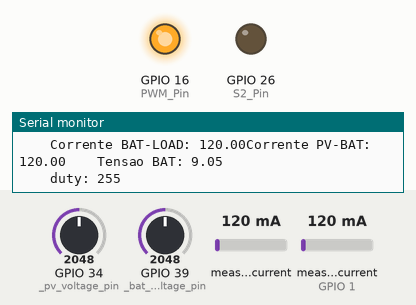
The sketch below on a simulated ESP32. On the bench: output pins drawn as LEDs (lit = HIGH), the last lines printed to the serial monitor. The inputs (shaded band) are chosen by the test bench; at power-on: GPIO 39 (_bat_voltage_pin) = 2048, measured current 120 mA, GPIO 34 (_pv_voltage_pin) = 2048, measured current (sensor on GPIO 1) 120 mA.

Above: at 1.3 s.
1.4 s: GPIO 39 (_bat_voltage_pin) set to 2709
3.0 s: GPIO 39 (_bat_voltage_pin) set to 2845
At 3.24 s:
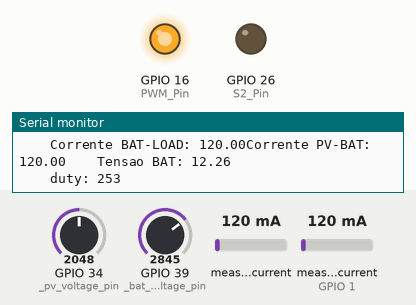
6.0 s: measured current (sensor 0) set to 1083 mA
9.0 s: measured current (sensor 0) set to 1119 mA
At 9.7 s:
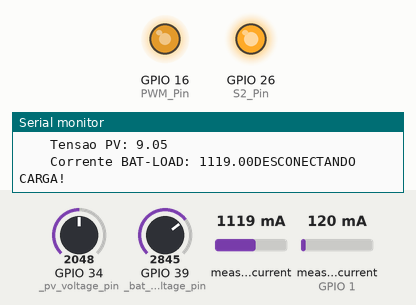
12.0 s: measured current (sensor 0) set to 40 mA
At 12.57 s:
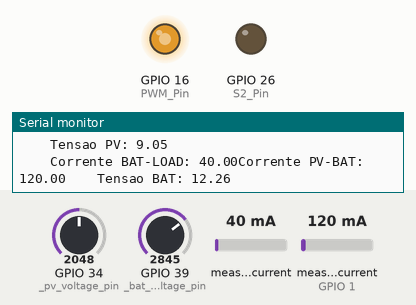
15.0 s: GPIO 39 (_bat_voltage_pin) set to 3027
18.0 s: GPIO 39 (_bat_voltage_pin) set to 3129
At 18.5 s:
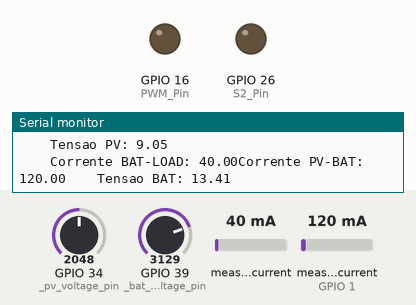
Timing chart, 0 to 20.5 s (numbered marks = the images above; inputs shaded):
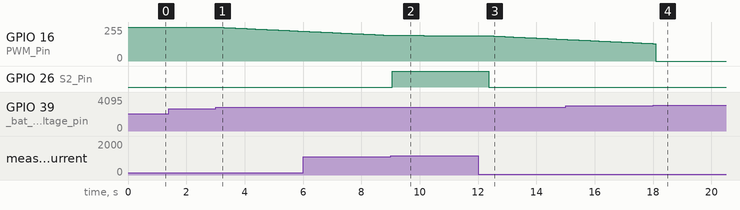

Measured:
- the behaviour switches between 1099 and 1100 mA on measured current (sensor 0) (found by bisection; images 1 and 2)
- the behaviour switches between 3077 and 3078 on GPIO 39 (_bat_voltage_pin) (found by bisection; images 3 and 4)
- after the input at 3.0 s, GPIO 16 (PWM_Pin): moves from 255/255 to 224/255 over 2.8 s, starting after 0.10 s
- after the input at 9.0 s, GPIO 26 (S2_Pin): LOW → HIGH after 0.07 s
- after the input at 12.0 s, GPIO 26 (S2_Pin): HIGH → LOW after 0.36 s

The sketch:

5-BatteryControl.ino
```cpp
#include "Sensors.h"
#include "BatteryControl.h"

Adafruit_INA219 battery_ina219(0x40);
Adafruit_INA219 pv_ina219(0x41);
Sensors sensors(battery_ina219, pv_ina219);
BatteryControl battery_controller(&sensors);

void setup() {
  // Open serial communications and wait for port to open:
  Serial.begin(115200);


  sensors.INA_init();
  battery_controller.PWM_init();
}

void loop() {
  battery_controller.battery_loop();
}
```

BatteryControl.cpp
```cpp
/*

Bulk charge stage:
- Duty_Cycle = 1 (fluxo de energia é máximo) e S1 bloqueado
- corrente de recarga = corrente de curto-circuito I_sc do gerador fotovoltaico
- Condição para mudança de estado: a tensão nos terminais do banco de baterias alcance a tensão de absorção
(Absorption Voltage AV = 14,4 V)

Absorption stage:
- A tensão do banco de baterias é igual a AV = 14,4 V
- O controlador inicia a modulação PWM da corrente de recarga (de 1 para 0), reduzindo gradativamente seu valor
médio (I_med = valor médio da corrente terminal I_t do banco de baterias) por meio da atualização do Duty_Cycle
aplicado ao interruptor S1.
- Condição para mudança de estado: a corrente de recarga decaia abaixo do valor de corrente limiar (Treshold
current TC = 0,25 A).
- Obs: Tempo máximo de permanência no estágio de absorção (Absorption Time AT) entre 1 a 3 horas no máximo.

Float stage:
- A tensão do banco de baterias é reduzida e mantida regulada em um patamar seguro de operação, denominado por
tensão de flutuação (Float Voltage FV = 13,5 V)
- A corrente de recarga assume um valor residual (Residual Current RC)

Condição para conexão da carga em S2:
    - Tensão para desconexão da carga (LDV = 11,5 V)
    - Tensão para reconexão da carga (LRV = 12,5 V)

*/

#include "BatteryControl.h"

BatteryControl::BatteryControl(Sensors* sensors){
  read_sensors = sensors;
}

void BatteryControl::PWM_init(){
  pinMode(S2_Pin, OUTPUT);


  ledcSetup(PWM_Channel, freq, resolution); // Configure PWM functionalitites
  ledcAttachPin(PWM_Pin, PWM_Channel); // Attach the channel to the GPIO to be controlled
}
void BatteryControl::changeDutyCycle(){
  if(this->dutyCycle>255){
    this->dutyCycle = 255;
  }
   if(this->dutyCycle<0){
    this->dutyCycle = 0;
  }
  ledcWrite(PWM_Channel, this->dutyCycle); // Corrente máxima Isc, duty cycle = 1 (255)


  Serial.print("dutyCycle: ");
  Serial.println(this->dutyCycle);
}

void BatteryControl::bulk_stage(){
  this->dutyCycle = 255;
  this->changeDutyCycle();
}

void BatteryControl::check_error(float error){
  if(error>0){
    if(dutyCycle>0){
    this->dutyCycle --; // Diminui o duty cycle em 1 para diminuir a tensão de recarga
    }
  }
  else if(error<0){
    this->dutyCycle ++; // Aumenta o duty cycle em 1 para aumentar a tensão de recarga
  }


  Serial.printf("Error: %f\n", error);
}

void BatteryControl::absorption_stage(){ // tentar igualar a tensão lida com AV
  float BatteryVoltage = read_sensors->battery_voltage();
  float error = BatteryVoltage - AV;

  this->check_error(error);


  this->changeDutyCycle();

}

// Tensão do banco de baterias é reduzida e mantida regulada no patamar da tensão de flutuação (FV)
void BatteryControl::float_stage(){
  float BatteryVoltage = read_sensors->battery_voltage();
  float error =  BatteryVoltage - AV;


  this->check_error(error);


  this->changeDutyCycle();
}

void BatteryControl::charging_control(){
  float BatteryCurrent, BatteryVoltage, PV_Voltage;
  BatteryCurrent = read_sensors->pv_current();
  BatteryVoltage = read_sensors->battery_voltage();

  Serial.print("Corrente PV-BAT: ");
  Serial.print(BatteryCurrent);
  Serial.print("    Tensao BAT: ");
  Serial.println(BatteryVoltage);
  Serial.print("    duty: ");
  Serial.println(this->dutyCycle);


      delay(50);


    if(BatteryVoltage < AV * 0.9 ||  BatteryCurrent == 0){
      Serial.println("bulk_stage");
      bulk_stage();
    }

    else if((BatteryVoltage <= AV* 1.1 && BatteryVoltage >= AV* 0.9 ) && (BatteryCurrent > TC ) ){
      Serial.println("absorption_stage");
      absorption_stage();
    }
    else if((BatteryVoltage <= AV* 1.1 && BatteryVoltage >= AV* 0.9 ) && (BatteryCurrent <= TC )){
      Serial.println("float_stage");
      float_stage();
    }

    else{
      Serial.println("Não precisa carregar");
      this->dutyCycle = 0 ;
      this->changeDutyCycle();
    }
}

void BatteryControl::load_connection(){
  float BatteryVoltage,PV_Voltage,BatLoadCurrent;
  BatteryVoltage = read_sensors->battery_voltage();
  BatLoadCurrent = read_sensors->battery_current();
  PV_Voltage = read_sensors->pv_voltage();
  Serial.print("    Tensao PV: ");
  Serial.println(PV_Voltage);

  Serial.print("    Corrente BAT-LOAD: ");
  Serial.print(BatLoadCurrent);


  if(BatteryVoltage < LDV || BatLoadCurrent >= LDC){
    Serial.println("DESCONECTANDO CARGA!");
    digitalWrite(S2_Pin, HIGH); // Corta a alimentação da carga em S2
    delay(1000);
  }
  else if(BatteryVoltage > LRV){
    digitalWrite(S2_Pin, LOW); // Reconecta a carga em S2
  }
}

void BatteryControl::battery_loop(){
  if(!started){
    this->dutyCycle = 255;
    this->changeDutyCycle();
    delay(500);
    started = true;
  }
  charging_control();
  load_connection();
}
```

BatteryControl.h
```cpp
#ifndef BATTERYCONTROL_H
#define BATTERYCONTROL_H

#include <Arduino.h>
#include "Sensors.h"

class BatteryControl {
    private:
        // setting PWM properties
        const int PWM_Pin = 16;  // 16 corresponds to GPIO16
        const int freq = 50000; // in Hz
        const int PWM_Channel = 0;
        const int resolution = 8; // 8 bit resolution - value from 0 to 255
        int dutyCycle = 0;
        bool started = false;

        // S2 load pin configuration
        const int S2_Pin = 26; // 26 corresponds to GPIO26

        // constants definitions (pontos de ajuste)
        const float AV = 12;  // Absorption Voltage (14.4 V) - para a de teste é 12.6 (litio)
        const float TC = 22;  // Threshold Current in mA (250mA)
        const float FV = 10;  // Float Voltage (13.5 V)
        const float LDV = 9; // Load Disconnect Voltage
        const float LRV = 11; // Load Reconnect Voltage

        const float LDC = 1100; // Load Disconnect Current

        Sensors* read_sensors;

        void bulk_stage();
        void absorption_stage();
        void float_stage();
        void charging_control();
        void load_connection();
        void changeDutyCycle();
    public:
        BatteryControl(Sensors* sensors);
        void PWM_init();
        void battery_loop();
        void check_error(float error);
};

#endif
```

Sensors.cpp
```cpp
#include "Sensors.h"

Sensors::Sensors(Adafruit_INA219 &bat, Adafruit_INA219 &pv){
  _bat_sensor = bat;
  _pv_sensor = pv;

}

void Sensors::INA_init(){ // Initialize current sensor
  // Initialize the INA219.
  // By default the initialization will use the largest range (32V, 2A).  However
  // you can call a setCalibration function to change this range.
//  if (! _bat_sensor.begin()) {
//    Serial.println("Failed to find Battery INA219 chip");
//    while (1) { delay(10); }
//  }
//  if (! _pv_sensor.begin()) {
//    Serial.println("Failed to PV find INA219 chip");
//    while (1) { delay(10); }
//  }


  pinMode(this->_pv_voltage_pin, INPUT);
  pinMode(this->_bat_voltage_pin, INPUT);

  // To use a slightly lower 32V, 1A range (higher precision on amps):
  //sensor.setCalibration_32V_1A();

  // To use a slightly lower 32V, 2A range (higher precision on amps):
  //sensor.setCalibration_32V_2A();


  // Or to use a lower 16V, 400mA range (higher precision on volts and amps):
//  _pv_sensor.setCalibration_16V_400mA();
//  _bat_sensor.setCalibration_16V_400mA();

  _pv_sensor.setCalibration_32V_2A();
  _bat_sensor.setCalibration_32V_2A();
}

float Sensors::read_current(Adafruit_INA219 &sensor){
  float current_mA = 0;
  int mean_number = 10;

  for(int i = 0;i<mean_number;i++){
    current_mA += sensor.getCurrent_mA();
  }
  current_mA = current_mA/mean_number;

  if(current_mA<=0) current_mA = 0;

  return current_mA;
}

float Sensors::read_voltage(int pin){
  int ADC_value;
  int mean_number = 10;
  float voltage = 0, V_ref = 3.3;

  for(int i = 0;i<mean_number;i++){
    ADC_value = analogRead(pin);
    float reading = (ADC_value*(V_ref/4095));
//    voltage +=  -0.142766377622467*reading*reading + 5.105738613083325*reading + 0.2856480236739929;
      voltage += 5 * reading;
      if(reading>0){
        voltage += 0.8;
      }
    }

  voltage = voltage/mean_number;

  return voltage;
}

float Sensors::battery_current(){
  return read_current(_bat_sensor);
}

float Sensors::pv_current(){
  return read_current(_pv_sensor);
}

float Sensors::battery_voltage(){
  return read_voltage(_bat_voltage_pin);
}

float Sensors::pv_voltage(){
  return read_voltage(_pv_voltage_pin);
}
```

Sensors.h
```cpp
#ifndef SENSORS_H
#define SENSORS_H

#include <Arduino.h>
#include "Wire.h"
#include "Adafruit_INA219.h"

class Sensors {
    private:
        Adafruit_INA219 _pv_sensor;
        Adafruit_INA219 _bat_sensor;
        int _pv_voltage_pin = 34;
        int _bat_voltage_pin = 39;
        float read_current(Adafruit_INA219 &sensor);
        float read_voltage(int pin);
    public:
        Sensors(Adafruit_INA219 &bat, Adafruit_INA219 &pv);
        void INA_init();
        float battery_current();
        float pv_current();
        float battery_voltage();
        float pv_voltage();
};

#endif
```
